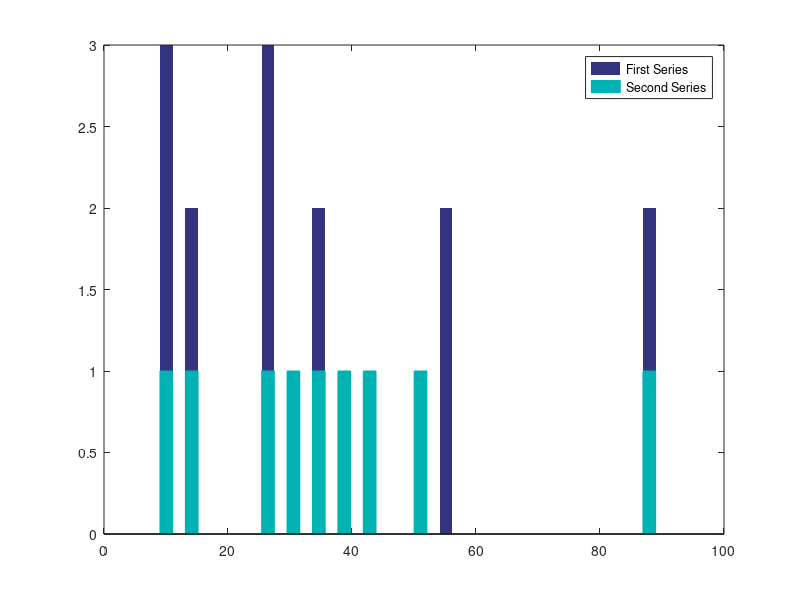

This chart was generated by the following MATLAB code:
clc
clear
close all
nbins=20;
series1 = [10,25,90,35,16, 8, 25, 55, 55];
series2 = [7,38,31,50,41,25,90,35,16];
[series1,centers] = hist(series1,nbins);
[series2] = hist(series2,centers);
DataSum=series1+series2;
figure
width1 = 0.5;
bar(centers,DataSum,width1,'FaceColor',[0.2,0.2,0.5],....
                     'EdgeColor','none');
hold on
width2 = width1;
bar(centers,series2,width2,'FaceColor',[0,0.7,0.7],...
                     'EdgeColor',[0,0.7,0.7]);
hold off
legend('First Series','Second Series') % add legend
